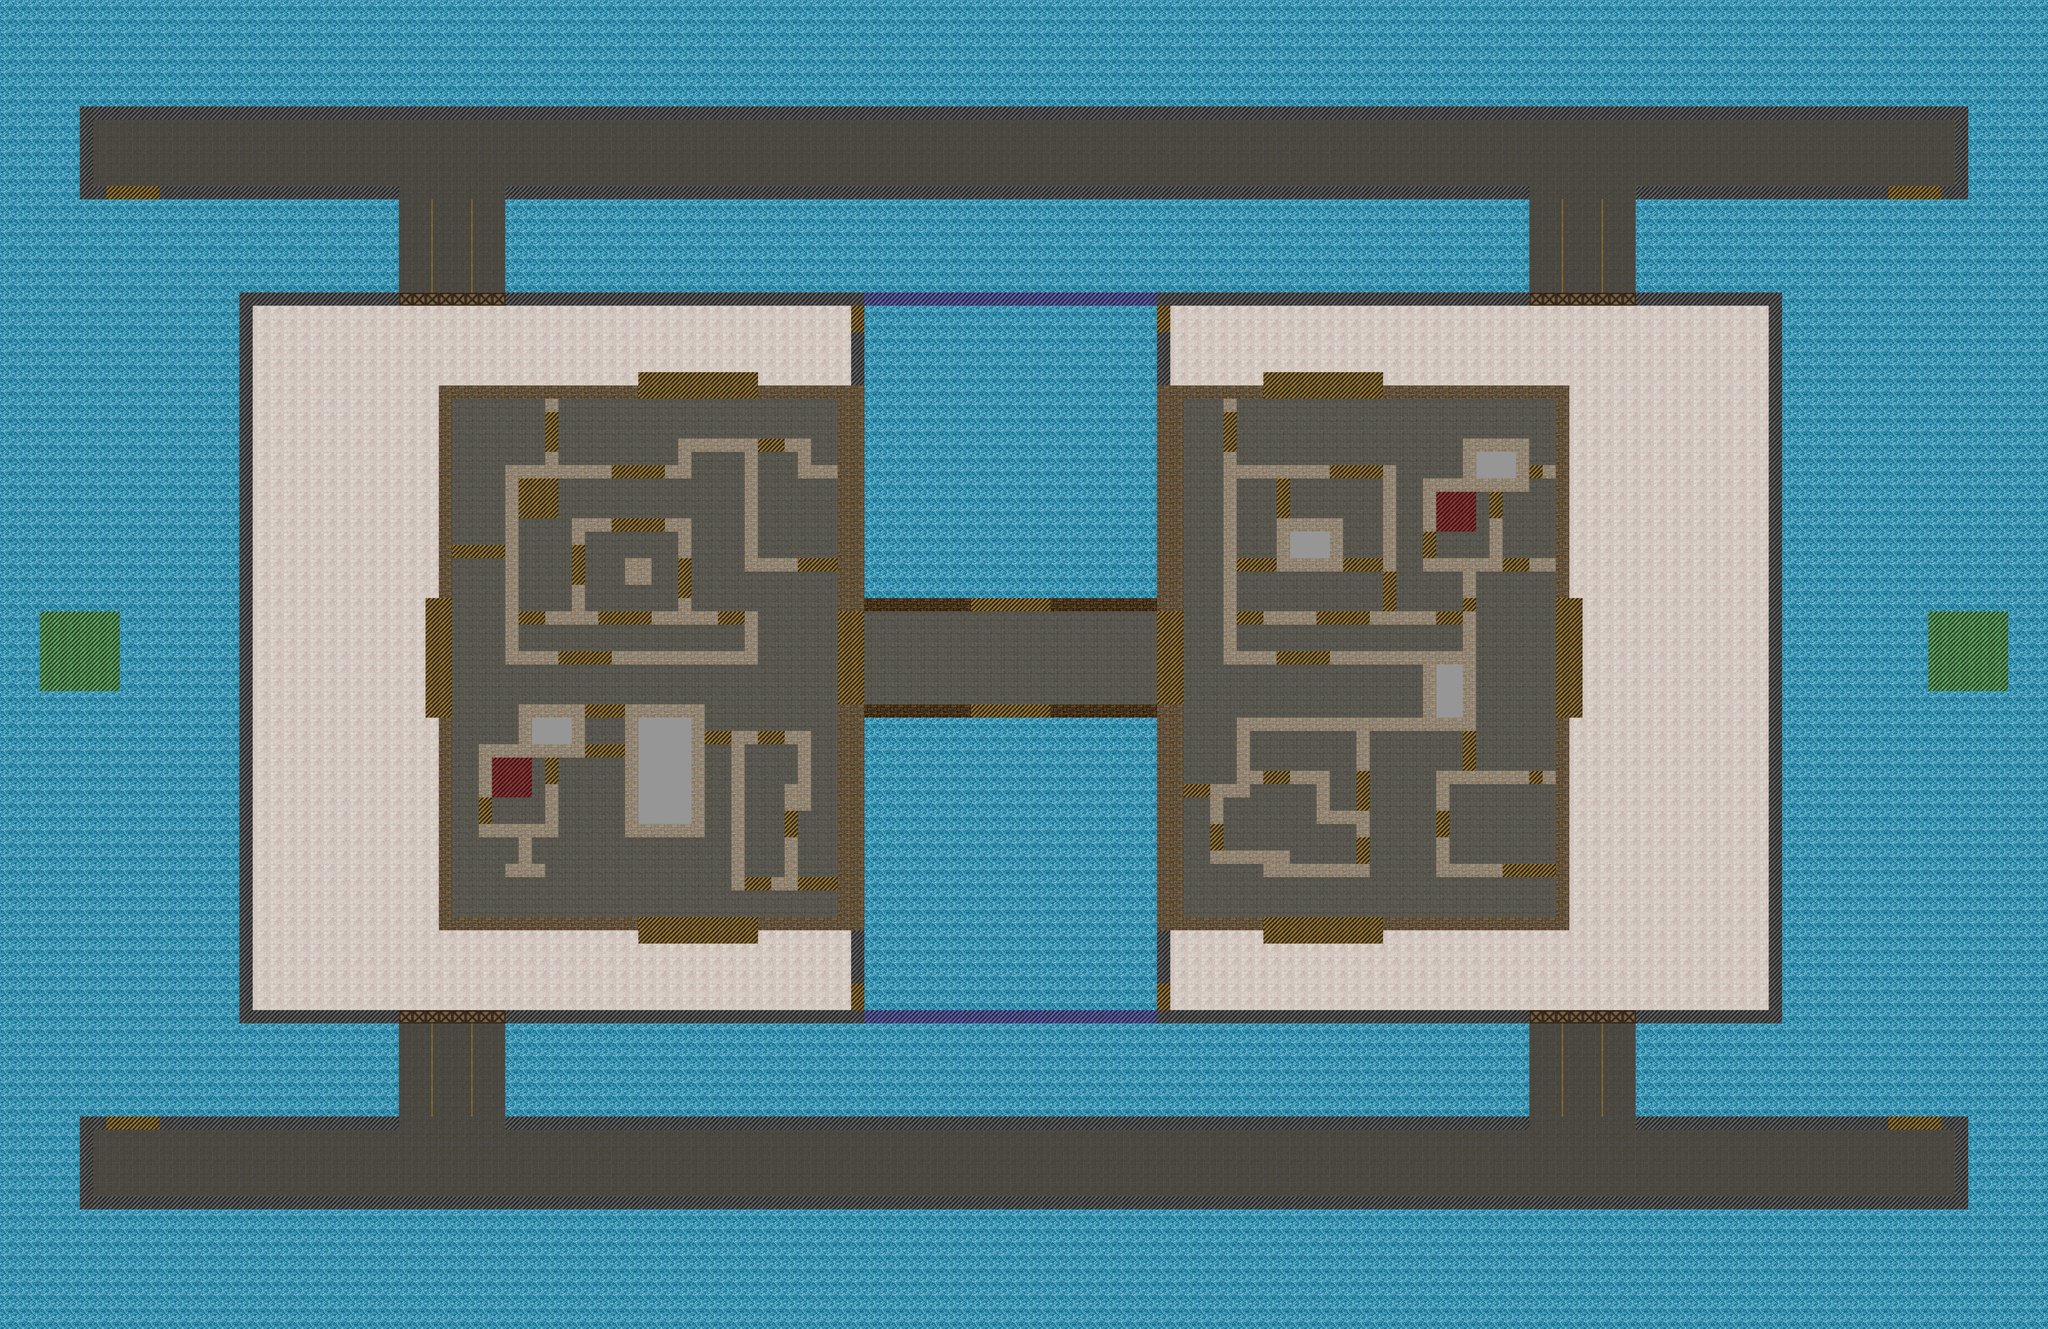

A 2D game scene composited from a Tiled map and its tileset images. What follows is a short description and the map's XML, with each tile layer's data collapsed to a summary:
An orthogonal 154x100 tile map with 32x32 px tiles, 1 tile layer (ground_layer_1) and 229 objects (spawn_point_2, spawn_point_1).

<map version="1.0" orientation="orthogonal" renderorder="right-down" width="154" height="100" tilewidth="32" tileheight="32" backgroundcolor="#969696" nextobjectid="384">
 <tileset firstgid="1" name="cs2dnorm" tilewidth="32" tileheight="32" tilecount="255" columns="17">
  <image source="cs2dnorm.bmp" width="544" height="480" />
 </tileset>
 <layer name="ground_layer_1" width="154" height="100">
  <data>[15400 cells, 15342 non-empty, 14 distinct tile ids]</data>
 </layer>
 <objectgroup name="entity_layer_1">
  <object id="1" gid="150" x="1376" y="992" width="32" height="32">
   <properties>
    <property name="type" value="barrier" />
   </properties>
  </object>
  <object id="3" gid="150" x="1408" y="992" width="32" height="32">
   <properties>
    <property name="type" value="barrier" />
   </properties>
  </object>
  <object id="4" gid="150" x="1440" y="992" width="32" height="32">
   <properties>
    <property name="type" value="barrier" />
   </properties>
  </object>
  <object id="5" gid="150" x="1440" y="1024" width="32" height="32">
   <properties>
    <property name="type" value="barrier" />
   </properties>
  </object>
  <object id="6" gid="150" x="1408" y="1024" width="32" height="32">
   <properties>
    <property name="type" value="barrier" />
   </properties>
  </object>
  <object id="7" gid="150" x="1088" y="1024" width="32" height="32">
   <properties>
    <property name="type" value="barrier" />
   </properties>
  </object>
  <object id="8" gid="150" x="1120" y="1024" width="32" height="32">
   <properties>
    <property name="type" value="barrier" />
   </properties>
  </object>
  <object id="9" gid="150" x="1120" y="1056" width="32" height="32">
   <properties>
    <property name="type" value="barrier" />
   </properties>
  </object>
  <object id="10" gid="150" x="1088" y="1056" width="32" height="32">
   <properties>
    <property name="type" value="barrier" />
   </properties>
  </object>
  <object id="11" gid="150" x="1088" y="1280" width="32" height="32">
   <properties>
    <property name="type" value="barrier" />
   </properties>
  </object>
  <object id="12" gid="150" x="1088" y="1312" width="32" height="32">
   <properties>
    <property name="type" value="barrier" />
   </properties>
  </object>
  <object id="13" gid="150" x="1250.67" y="1364" width="32" height="32">
   <properties>
    <property name="type" value="barrier" />
   </properties>
  </object>
  <object id="14" gid="150" x="1252" y="1396" width="32" height="32">
   <properties>
    <property name="type" value="barrier" />
   </properties>
  </object>
  <object id="15" gid="150" x="1184" y="1440" width="32" height="32">
   <properties>
    <property name="type" value="barrier" />
   </properties>
  </object>
  <object id="16" gid="150" x="1184" y="1472" width="32" height="32">
   <properties>
    <property name="type" value="barrier" />
   </properties>
  </object>
  <object id="17" gid="150" x="1438.67" y="1398.67" width="32" height="32">
   <properties>
    <property name="type" value="barrier" />
   </properties>
  </object>
  <object id="18" gid="150" x="1568" y="1568" width="32" height="32">
   <properties>
    <property name="type" value="barrier" />
   </properties>
  </object>
  <object id="19" gid="150" x="1536" y="1568" width="32" height="32">
   <properties>
    <property name="type" value="barrier" />
   </properties>
  </object>
  <object id="20" gid="150" x="1600" y="1472" width="32" height="32">
   <properties>
    <property name="type" value="barrier" />
   </properties>
  </object>
  <object id="21" gid="150" x="1600" y="1344" width="32" height="32">
   <properties>
    <property name="type" value="barrier" />
   </properties>
  </object>
  <object id="22" gid="150" x="1664" y="1152" width="32" height="32">
   <properties>
    <property name="type" value="barrier" />
   </properties>
  </object>
  <object id="23" gid="150" x="1696" y="1152" width="32" height="32">
   <properties>
    <property name="type" value="barrier" />
   </properties>
  </object>
  <object id="24" gid="150" x="1696" y="1184" width="32" height="32">
   <properties>
    <property name="type" value="barrier" />
   </properties>
  </object>
  <object id="25" gid="150" x="1664" y="1184" width="32" height="32">
   <properties>
    <property name="type" value="barrier" />
   </properties>
  </object>
  <object id="26" gid="150" x="1760" y="1248" width="32" height="32">
   <properties>
    <property name="type" value="barrier" />
   </properties>
  </object>
  <object id="27" gid="150" x="1760" y="1280" width="32" height="32">
   <properties>
    <property name="type" value="barrier" />
   </properties>
  </object>
  <object id="28" gid="150" x="1824" y="1216" width="32" height="32">
   <properties>
    <property name="type" value="barrier" />
   </properties>
  </object>
  <object id="29" gid="150" x="1760" y="1216" width="32" height="32">
   <properties>
    <property name="type" value="barrier" />
   </properties>
  </object>
  <object id="30" gid="150" x="1984" y="1872" width="32" height="32">
   <properties>
    <property name="type" value="barrier" />
   </properties>
  </object>
  <object id="31" gid="150" x="1888" y="1856" width="32" height="32">
   <properties>
    <property name="type" value="barrier" />
   </properties>
  </object>
  <object id="32" gid="150" x="1984" y="1936" width="32" height="32">
   <properties>
    <property name="type" value="barrier" />
   </properties>
  </object>
  <object id="33" gid="150" x="1984" y="1904" width="32" height="32">
   <properties>
    <property name="type" value="barrier" />
   </properties>
  </object>
  <object id="34" gid="150" x="1824" y="1248" width="32" height="32">
   <properties>
    <property name="type" value="barrier" />
   </properties>
  </object>
  <object id="35" gid="150" x="1888" y="1888" width="32" height="32">
   <properties>
    <property name="type" value="barrier" />
   </properties>
  </object>
  <object id="36" gid="150" x="1824" y="1280" width="32" height="32">
   <properties>
    <property name="type" value="barrier" />
   </properties>
  </object>
  <object id="37" gid="150" x="1792" y="1984" width="32" height="32">
   <properties>
    <property name="type" value="barrier" />
   </properties>
  </object>
  <object id="38" gid="150" x="1792" y="2016" width="32" height="32">
   <properties>
    <property name="type" value="barrier" />
   </properties>
  </object>
  <object id="39" gid="150" x="1825.33" y="2112" width="32" height="32">
   <properties>
    <property name="type" value="barrier" />
   </properties>
  </object>
  <object id="40" gid="150" x="1728" y="2112" width="32" height="32">
   <properties>
    <property name="type" value="barrier" />
   </properties>
  </object>
  <object id="41" gid="150" x="1728" y="2144" width="32" height="32">
   <properties>
    <property name="type" value="barrier" />
   </properties>
  </object>
  <object id="42" gid="150" x="1392" y="2176" width="32" height="32">
   <properties>
    <property name="type" value="barrier" />
   </properties>
  </object>
  <object id="43" gid="150" x="1424" y="2176" width="32" height="32">
   <properties>
    <property name="type" value="barrier" />
   </properties>
  </object>
  <object id="44" gid="150" x="1424" y="2208" width="32" height="32">
   <properties>
    <property name="type" value="barrier" />
   </properties>
  </object>
  <object id="45" gid="150" x="1392" y="2208" width="32" height="32">
   <properties>
    <property name="type" value="barrier" />
   </properties>
  </object>
  <object id="46" gid="150" x="1344" y="1920" width="32" height="32">
   <properties>
    <property name="type" value="barrier" />
   </properties>
  </object>
  </objectgroup>
</map>
<!-- 184 of 229 objects omitted -->
